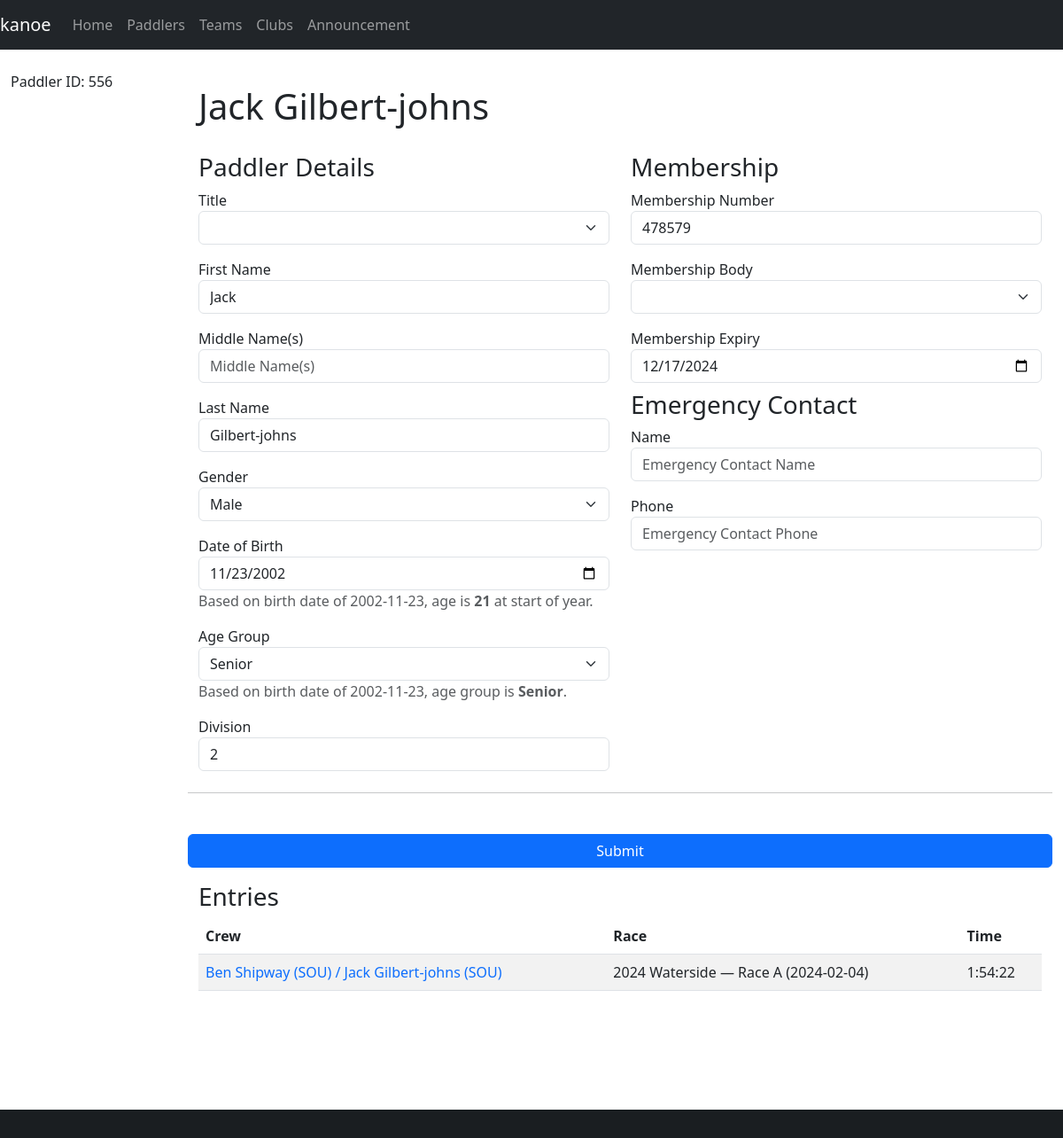
/paddler/556, run on an earlier commit of the app's database.
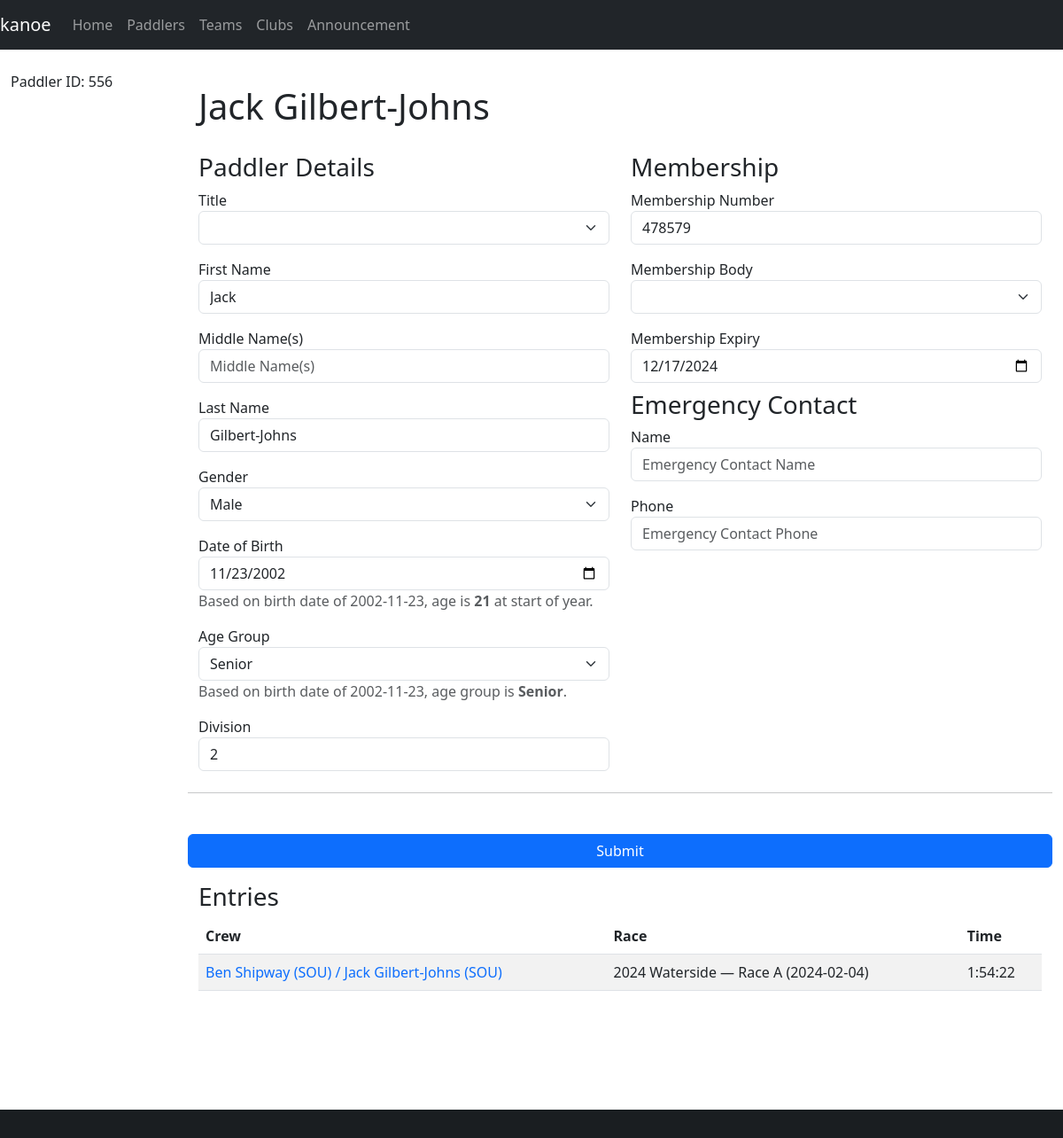
And on a later commit of the database.
### database/database/paddler.py (models this page shows, shortened)
class Paddler(Base):
    __tablename__ = "paddler"
    id = Column(Integer, primary_key=True)
    membership_number = Column(Integer)
    membership_expiry = Column(Date)
    membership_body_id = Column(Integer, ForeignKey(MembershipBody.id))
    division = Column(Integer)
    title = Column(String)
    first = Column(String)
    middle = Column(String)
    last = Column(String)
    gender = Column(String(1))
    suffix = Column(String)
    dob = Column(Date)
    address = Column(String)
    email = Column(String)
    phone = Column(String)
    emergency_name = Column(String)
    emergency_phone = Column(String)
    age_group_id = Column(Integer, ForeignKey(AgeGroup.id), index=True)
    age_group = relationship(AgeGroup, backref="paddlers", lazy="joined")
    membership_body = relationship(MembershipBody, backref="paddlers", lazy="joined")
    @hybrid_property
    def name(self):
        return combine_names(self.first, self.middle, self.last)
    def __repr__(self):
        return f"Paddler(id={self.id}, name='{self.name}', division={self.division or '?'})"
    @property
    def age(self):
        newyear = date(date.today().year, 1, 1)
        age = newyear.year - self.dob.year
        if (self.dob.month, self.dob.day) > (newyear.month, newyear.day):
            age -= 1
        return age
    @property
    def age_group_calculated(self):
        age = self.age
        if not age:
            return None
        elif age < 19:
            return "Junior"
        elif age >= 50:
            return "Master"
        elif age >= 35:
            return "Veteran"
        else:
            return "Senior"

### database/database/age_group.py (models this page shows, shortened)
class AgeGroup(Base):
    __tablename__ = "age_group"
    id = Column(Integer, primary_key=True)
    label = Column(String)
    def __str__(self):
        return self.label

### database/database/crew.py (models this page shows)
class Crew(Base):
    __tablename__ = "crew"
    id = Column(Integer, primary_key=True)
    paddler_id = Column(Integer, ForeignKey(Paddler.id), index=True)
    club_id = Column(String(3), ForeignKey(Club.id), index=True)
    entry_id = Column(Integer, ForeignKey(Entry.id), index=True)
    team_id = Column(Integer, ForeignKey(Team.id), index=True)
    services = Column(Boolean, server_default=expression.false())
    due = Column(Numeric)
    paid = Column(Numeric)
    team = relationship(Team, backref="crews", lazy="joined")
    paddler = relationship(Paddler, backref="crews", lazy="joined")
    club = relationship("Club", backref="crews", lazy="joined")
    entry = relationship(Entry, lazy="joined", overlaps="crews")
    def __repr__(self):
        club_id = f"{self.club.id}" if self.club else "None"
        entry_id = f"{self.entry.id}" if self.entry else "None"
        return f"Crew(id={self.id}, name='{self.paddler.name}', club_id={club_id}, entry_id={entry_id})"
    def __str__(self):
        club = f" ({self.club.code})" if self.club else ""
        return f"{self.paddler.name}{club}"

### database/database/club.py (models this page shows, shortened)
class Club(Base):
    __tablename__ = "club"
    id = Column(Integer, primary_key=True)
    name = Column(String)
    code_regex = Column(String())
    services = Column(Boolean, server_default=expression.false())
    @property
    def code(self):
        return self.code_regex.split("|")[0]

### database/database/race.py (models this page shows, shortened)
class Race(Base):
    __tablename__ = "race"
    __table_args__ = (UniqueConstraint("name", "date", name="uq_race_name_date"),)
    id = Column(Integer, primary_key=True)
    name = Column(String, nullable=False)
    date = Column(Date, nullable=False)
    series_id = Column(Integer, ForeignKey(Series.id), index=True)
    time_min_start = Column(String)
    time_max_start = Column(String)
    time_min_finish = Column(String)
    time_max_finish = Column(String)
    time_adjustment = Column(Integer)
    series = relationship(Series, backref="races", lazy="joined")
    def __str__(self):
        return "%s (%s)" % (self.name, self.date)

### database/database/entry.py (models this page shows, shortened)
class Entry(Base):
    __tablename__ = "entry"
    id = Column(Integer, primary_key=True)
    race_id = Column(Integer, ForeignKey(Race.id), index=True)
    category_id = Column(Integer, ForeignKey(Category.id), index=True)
    boat_type = Column(boat_type, index=True)
    entry_number = Column(Integer)
    series_id = Column(Integer, ForeignKey(Series.id), index=True)
    time_start = Column(String)
    time_finish = Column(String)
    time_adjustment = Column(Integer)
    registered = Column(Boolean, default=False, nullable=False)
    retired = Column(Boolean, default=False, nullable=False)
    scratched = Column(Boolean, default=False, nullable=False)
    disqualified = Column(Boolean, default=False, nullable=False)
    note = Column(Text)
    category = relationship(Category, backref="entries", lazy="joined")
    race = relationship(Race, backref="entries", lazy="joined")
    race_number = relationship("Number", secondary="number_entry", uselist=False)
    crews = relationship("Crew", lazy="joined", order_by="Crew.paddler_id")
    def __str__(self):
        names = sorted([str(crew) for crew in self.crews])
        return " / ".join(names)
    @property
    def time(self):
        if self.time_start and self.time_finish:
            time_start = datetime.datetime.strptime(self.time_start, "%H:%M:%S")
            time_finish = datetime.datetime.strptime(self.time_finish, "%H:%M:%S")
            return (
                time_finish
                - time_start
                + datetime.timedelta(seconds=(self.time_adjustment or 0))
            )
        else:
            return None

### paddle/views/paddler.py (the view, shortened to what this page needs)
@blueprint.route("/paddler/<paddler_id>", methods=("GET", "POST"))
@blueprint.route("/paddler/", defaults={"paddler_id": None}, methods=("GET", "POST"))
@login_required
def paddler(paddler_id):
    if paddler_id:
        paddler = session.get(db.Paddler, paddler_id)
    else:
        paddler = None
    age_groups = session.query(db.AgeGroup).all()
    membership_bodies = session.query(db.MembershipBody).all()
    if paddler:
        logging.debug(f"* {repr(paddler)}")
        logging.debug("  Crews:")
        for crew in paddler.crews:
            logging.debug(f"    - {repr(crew)}")
    return render_template(
        "paddler.j2",
        paddler=paddler,
        age_groups=age_groups,
        membership_bodies=membership_bodies,
    )

### database/database/paddler.py (called while the page is built)
def combine_names(first, middle, last):
    name = [first, middle, last]
    name = list(filter(lambda item: item is not None, name))
    name = " ".join(name)
    name = name.strip()
    return name

### paddle/templates/paddler.j2 (shortened to what this page needs)
{% extends "base-fluid.j2" %}
{% from "macros.j2" import find_value %}
{% block content %}
<h1>{% if paddler.name %}{{ paddler.name }}{% else %}New Paddler{% endif %}</h1>
<form method="post">
    <div class="row">
        <div class="col-sm-6">
            <h3>Paddler Details</h3>
            <div class="mb-3">
                <label for="title">Title</label>
                <select class="form-select" class="form-control" id="title" name="title">
                    <option value=""></option>
                    <option {% if paddler.title=="Mr" %}selected {% endif %}value="Mr">Mr</option>
                </select>
            </div>
            <div class="mb-3">
                <label for="first">First Name</label>
                <input type="text" class="form-control" id="first" name="first" placeholder="First Name"
                    value="{{ find_value(request.form['first'], paddler.first) }}">
            </div>
            <div class="mb-3">
                <label for="middle">Middle Name(s)</label>
                <input type="text" class="form-control" id="middle" name="middle" placeholder="Middle Name(s)"
                    value="{{ find_value(request.form['middle'], paddler.middle) }}">
            </div>
            <div class="mb-3">
                <label for="last">Last Name</label>
                <input type="text" class="form-control" id="last" name="last" placeholder="Last Name"
                    value="{{ find_value(request.form['last'], paddler.last) }}">
            </div>
            <div class="mb-3">
                <label for="last">Gender</label>
                <select class="form-select form-select" name="gender">
                    <option value="M" {% if paddler.gender=="M" %}selected{% endif %}>Male</option>
                </select>
            </div>
            <div class="mb-3">
                <label for="dob">Date of Birth</label>
                <input id="dob" name="dob" class="form-control" type="date"
                    value="{{ find_value(request.form['dob'], paddler.dob) }}">
                {% if paddler.dob %}
                <p class="text-muted">Based on birth date of {{ paddler.dob }}, age is <strong>{{ paddler.age }}</strong> at start of year.</p>
                {% endif %}
            </div>
            <div class="mb-3">
                <label>Age Group</label>
                <select class="form-select form-select{% if not paddler.age_group or paddler.age_group|string != paddler.age_group_calculated %} is-invalid{% endif %}" name="age_group_id">
                    {% for age_group in age_groups %}
                    <option value="{{ age_group.id }}" {% if paddler.age_group_id==age_group.id %}selected{% endif %}>
                        {{ age_group.label }}
                    </option>
                    {% endfor %}
                </select>
                {% if paddler.dob %}
                <p class="text-muted">Based on birth date of {{ paddler.dob }}, age group is <strong>{{ paddler.age_group_calculated }}</strong>.</p>
                {% endif %}
            </div>
            <div>
                <label for="division">Division</label>
                <input type="number" class="form-control" id="division" name="division" min="1" max="9"
                    value="{{ find_value(request.form['division'], paddler.division) }}">
            </div>
        </div>
        <div class="col-sm-6">
            <h3>Membership</h3>
            <div class="mb-3">
                <label for="membership_number">Membership Number</label>
                <input type="text" class="form-control" id="membership_number" name="membership_number" placeholder="Membership Number"
                    value="{{ find_value(request.form['membership_number'], paddler.membership_number) }}">
            </div>
            <div class="mb-3">
                <label for="membership_body">Membership Body</label>
                <select class="form-select" class="form-control" name="membership_body_id">
                    <option value=""></option>
                    {% for membership_body in membership_bodies %}
                    <option {% if paddler.membership_body_id==membership_body.id %}selected {% endif %} value={{ membership_body.id }}>{{ membership_body.acronym }} ({{ membership_body.name }})</option>
                    {% endfor %}
                </select>
            </div>
            <div>
                <label for="bcu_expiry">Membership Expiry</label>
                <input type="date" class="form-control" id="membership_expiry" name="membership_expiry"
                    value="{{ find_value(request.form['membership_expiry'], paddler.membership_expiry) }}">
            </div>
            <h3 class="mt-2">Emergency Contact</h3>
            <div class="mb-3">
                <label for="emergency_name">Name</label>
                <input type="text" class="form-control" id="emergency_name" name="emergency_name"
                    placeholder="Emergency Contact Name"
                    value="{{ find_value(request.form['emergency_name'], paddler.emergency_name) }}">
            </div>
            <div>
                <label for="emergency_phone">Phone</label>
                <input type="text" class="form-control" id="emergency_phone" name="emergency_phone"
                    placeholder="Emergency Contact Phone"
                    value="{{ find_value(request.form['emergency_phone'], paddler.emergency_phone) }}">
            </div>
        </div>
        <hr class="my-4">
        <button type="submit" class="btn btn-primary">Submit</button>
    </div>
</form>
<h3 class="mt-3">Entries</h3>
<table class="table table-striped">
    <thead>
        <tr>
            <th>Crew</th>
            <th>Race</th>
            <th>Time</th>
        </tr>
    </thead>
    <tbody>
    {% for crew in paddler.crews %}
        <tr>
            <td>
                <a href="{{ url_for('kanoe.entry', entry_id=crew.entry.id) }}">{{ crew.entry }}</a>
            </td>
            <td>
                {{ crew.entry.race }}
            </td>
            <td>
                {{ crew.entry.time }}
            </td>
        </tr>
    {% endfor %}
    </tbody>
</table>
{% endblock %}
{% block sidebar %}
{% include 'sidebar-paddler.j2' %}
{% endblock %}

### paddle/templates/base-fluid.j2 (shortened to what this page needs)
{% import 'common/colour.j2' as colour %}
<!doctype html>
<html lang="en">
<head>
    {% block head %}
    {% include 'common/load-css.j2' %}
    {% endblock %}
</head>
<body>
    <header>
        {% include 'common/navbar.j2' %}
    </header>
    <div class="container-fluid">
        <div class="row">
            <nav class="col-md-2 d-none d-md-block sidebar">
                <div class="sidebar-sticky">
                    {% block sidebar %}
                    {% endblock %}
                </div>
            </nav>
            <main role="main" class="col-md-9 ml-sm-auto col-lg-10 pt-3 px-4">
                {% block content %}
                {% endblock %}
            </main>
        </div>
    </div>
    <footer>
        {% include 'common/footer.j2' %}
    </footer>
</body>
</html>

### paddle/templates/macros.j2 (shortened to what this page needs)
{% macro find_value(form, variable) -%}
{% if form %}{{ form }}{% else %}{% if variable and variable is not none %}{{ variable }}{% endif %}{%
endif %}
{%- endmacro -%}

### paddle/templates/common/load-css.j2
<link rel="stylesheet" type="text/css" href="/css/bootstrap-5.3.0.min.css">
<link rel="stylesheet" type="text/css" href="/css/styles.css">
{% include 'common/load-css-font-awesome.j2' %}

### paddle/templates/common/load-css-font-awesome.j2
<link rel="stylesheet" type="text/css" href="/css/font-awesome-all-6.2.0.min.css">

### paddle/templates/common/navbar.j2 (shortened to what this page needs)
<nav class="navbar navbar-expand-md navbar-dark fixed-top bg-dark">
    <a class="navbar-brand" href="{{ url_for('kanoe.races') }}">kanoe</a>
    <div class="collapse navbar-collapse" id="navbarsExampleDefault">
        <ul class="navbar-nav mr-auto">
            <li class="nav-item active">
                <a class="nav-link" href="{{ url_for('kanoe.races') }}">Home</a>
            </li>
            {% if session["user"] or config['LOGIN_DISABLED'] %}
            <li class="nav-item active">
                <a class="nav-link" href="{{ url_for('kanoe.paddlers') }}">Paddlers</a>
            </li>
            <li class="nav-item active">
                <a class="nav-link" href="{{ url_for('kanoe.teams') }}">Teams</a>
            </li>
            <li class="nav-item active">
                <a class="nav-link" href="{{ url_for('kanoe.clubs') }}">Clubs</a>
            </li>
            <li class="nav-item active">
                <a class="nav-link" href="{{ url_for('kanoe.announcement') }}">Announcement</a>
            </li>
            {% endif %}
        </ul>
    </div>
</nav>

### paddle/templates/sidebar-paddler.j2 (shortened to what this page needs)
{% if paddler %}
<p>Paddler ID: {{ paddler.id }}</p>
{% endif %}

### paddle/templates/common/footer.j2
<div class="footer fixed-bottom mt-auto bg-dark text-center text-white">
  <div class="text-center p-3" style="background-color: rgba(0, 0, 0, 0.2);">
  </div>
</div>

### paddle/static/css/styles.css (style rules this page uses)
:root { --colour-yellow: #fed00c; --colour-yellow-muted: #ffe269; }
body { padding-top: 60px; }
main { margin-bottom: 100px }
.row > * { margin-top: 20px; }
footer { margin-top: 50px }
hr { height: 3px !important; }
a { text-decoration: none; }

What changed in the data, as far as the page shows it:
changed Paddler "Senior": name "Jack Gilbert-johns" → "Jack Gilbert-Johns"; last "Gilbert-johns" → "Gilbert-Johns"
changed through a linked row, Crew: entry "Ben Shipway (SOU) / Jack Gilbert-johns (SOU)" → "Ben Shipway (SOU) / Jack Gilbert-Johns (SOU)"
